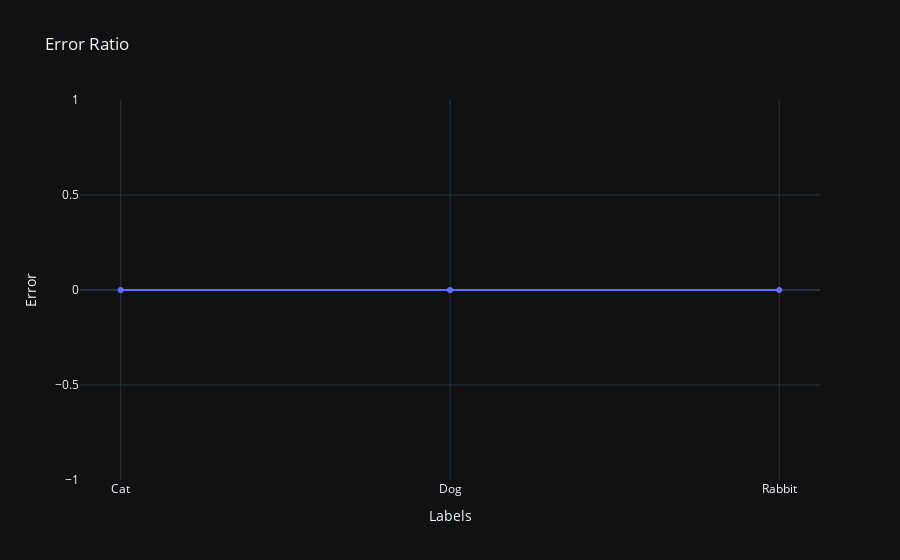

Here is the notebook cell this chart was saved with:
### Code cell
# Graph the error on a line plot
from plotly import graph_objects as go

fig = go.Figure()
fig.add_trace(
    go.Scatter(
        x=labels, y=error_rate[0], mode='lines+markers', 
    xaxis='x', yaxis='y', name='Outputs'
    ))
fig.update_layout(title='Error Ratio', xaxis_title='Labels', yaxis_title='Error')
fig.show()

### Figure 1 — Plotly figure (JSON) as saved in the notebook; plotly's stock layout.template omitted (floating-point values rounded to 4 significant figures)
{"data": [{"mode": "lines+markers", "name": "Outputs", "x": ["Cat", "Dog", "Rabbit", "Horse"], "xaxis": "x", "y": [0.0, 0.0, 0.0], "yaxis": "y", "type": "scatter"}], "layout": {"title": {"text": "Error Ratio"}, "xaxis": {"title": {"text": "Labels"}}, "yaxis": {"title": {"text": "Error"}}}}
